Frame 1 (no input): blank canvas, image omitted
Frame 60 (the mouse pressed at the canvas centre just before this capture): blank canvas, image omitted
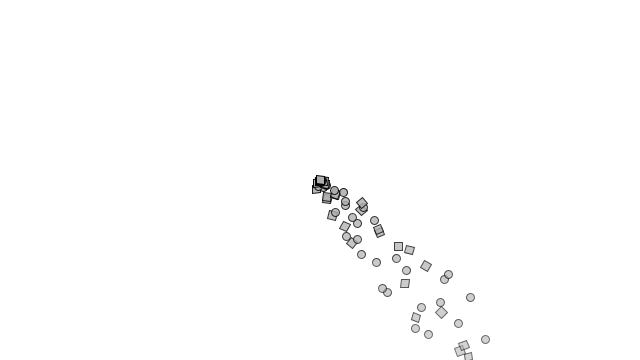
Frame 120 (the mouse held since frame 60 and released just before this capture)

The Processing sketch whose frames 1 and 60 were blank and that drew this single picture after the mouse press (run headless with seeded random() and noise(); from frame 60 on, the mouse is pressed at the canvas centre):

// Processing sketch: e08_system_inheritance
// ── e08_system_inheritance.pde
ArrayList<ParticleSystem> systems;

void setup() {
  size(640, 360);
  systems = new ArrayList<ParticleSystem>();
}

void draw() {
  background(255);
  Iterator<ParticleSystem> it = systems.iterator();
  while (it.hasNext()) {
    ParticleSystem ps = it.next();
    ps.addParticle();
    ps.run();
    PVector gravity = new PVector(0, 0.1);
    PVector wind = new PVector(0.1, 0);
    ps.applyForce(gravity);
    ps.applyForce(wind);
  }
}

void mousePressed() {
  systems.add(new ParticleSystem(new PVector(mouseX, mouseY)));
}

// ── Confetti.pde
class Confetti extends Particle {
  Confetti(PVector l) {
    super(l);
  }

  void display() {
    float angle = map(location.x, 0, width, 0, TWO_PI*2);
    rectMode(CENTER);
    fill(175, lifespan);
    stroke(0, lifespan);
    pushMatrix();
    translate(location.x, location.y);
    rotate(angle);
    rect(0, 0, 8, 8);
    popMatrix();
  }
}

// ── Particle.pde
class Particle {
  PVector location;
  PVector velocity;
  PVector acceleration;

  float lifespan;
  float mass;

  Particle(PVector l) {
    location = l.get();
    velocity = new PVector(random(-1, 1), 0);
    acceleration = new PVector();
    lifespan = 255;
    mass = 1;
  }

  void run() {
    update();
    display();
  }

  void update() {
    velocity.add(acceleration);
    location.add(velocity);
    acceleration.mult(0);
    lifespan -= 2;
  }

  void display() {
    stroke(0, lifespan);
    fill(175, lifespan);
    ellipse(location.x, location.y, 8, 8);
  }

  void applyForce(PVector force) {
    PVector f = force.get();
    f.div(mass);
    acceleration.add(f);
  }

  boolean isDead() {
    if (lifespan < 0) {
      return true;
    } else {
      return false;
    }
  }
}

// ── ParticleSystem.pde
import java.util.Iterator;
ArrayList<Particle> particles;

class ParticleSystem {
  ArrayList<Particle> particles;
  PVector origin;

  ParticleSystem(PVector location) {
    origin = location.get();
    particles = new ArrayList<Particle>();
  }

  void addParticle() {
    float r = random(1);
    // 50% chance
    if (r < 0.5) {
      particles.add(new Particle(origin));
    } else {
      particles.add(new Confetti(origin));
    }
  }

  void applyForce(PVector f) {
    for (Particle p : particles) {
      p.applyForce(f);
    }
  }

  void run() {
    // Using an iterator handles adding/removing object while iterating.
    Iterator<Particle> it = particles.iterator();

    while (it.hasNext()) {
      Particle p = it.next();
      p.run();
      if (p.isDead()) {
        it.remove();
      }
    }
  }
}
